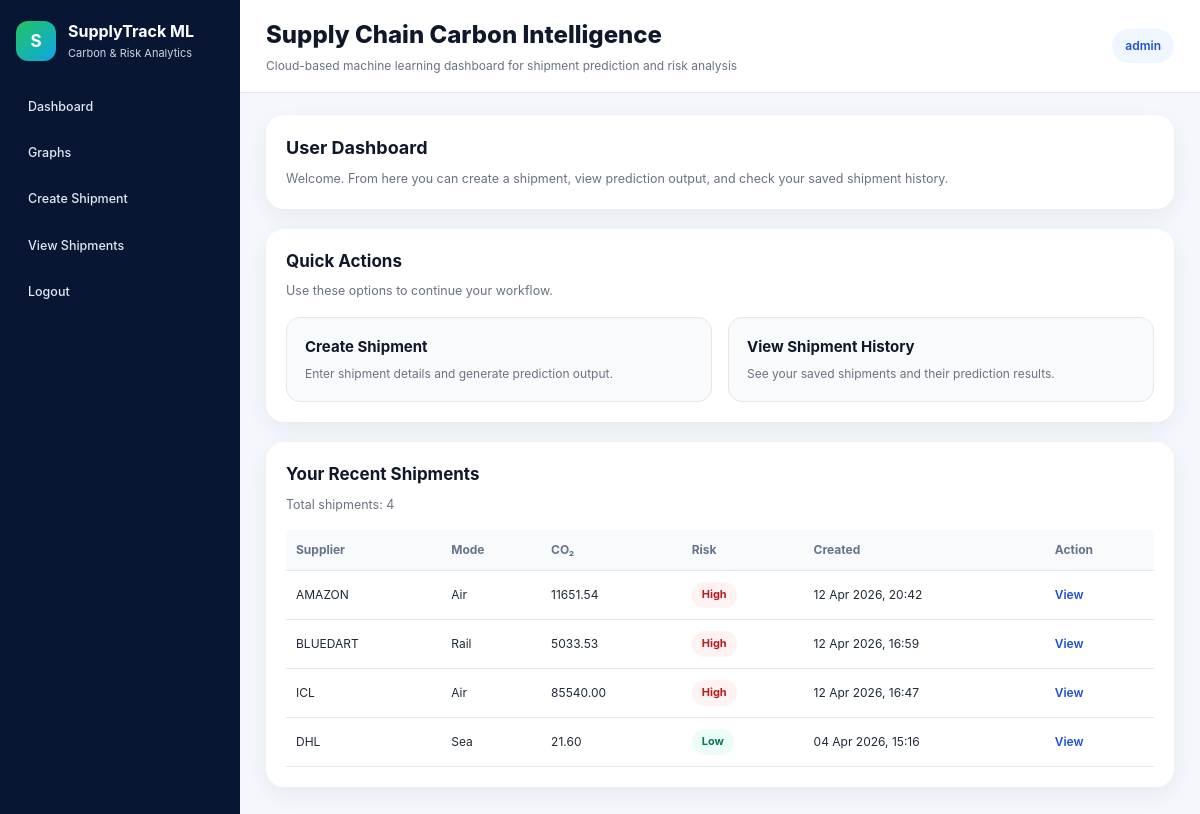
/dashboard/user/ (signed in), run on the app's committed database.
### shipments/models.py (models this page shows, shortened)
class Shipment(models.Model):
    TRANSPORT_MODE_CHOICES = [
        ("road", "Road"),
        ("sea", "Sea"),
        ("rail", "Rail"),
        ("air", "Air"),
    ]
    RISK_LEVEL_CHOICES = [
        ("Low", "Low"),
        ("Medium", "Medium"),
        ("High", "High"),
    ]
    supplier_name = models.CharField(max_length=150)
    transport_mode = models.CharField(max_length=20, choices=TRANSPORT_MODE_CHOICES)
    weight_tons = models.DecimalField(max_digits=10, decimal_places=2)
    distance_km = models.DecimalField(max_digits=10, decimal_places=2)
    shipment_value = models.DecimalField(max_digits=12, decimal_places=2, default=10000.00)
    origin_region = models.CharField(max_length=100)
    destination_region = models.CharField(max_length=100)
    product_category = models.CharField(max_length=100, blank=True)
    is_temp_controlled = models.BooleanField(default=False)
    is_export = models.BooleanField(default=False)
    is_hazmat = models.BooleanField(default=False)
    predicted_co2 = models.DecimalField(max_digits=12, decimal_places=2, null=True, blank=True)
    risk_level = models.CharField(max_length=20, choices=RISK_LEVEL_CHOICES, blank=True)
    created_by = models.ForeignKey(
        settings.AUTH_USER_MODEL,
        on_delete=models.CASCADE,
        related_name="shipments",
    )
    created_at = models.DateTimeField(auto_now_add=True)
    class Meta:
        ordering = ["-created_at"]

### dashboard/views.py (the view)
# urls.py: path("user/", user_dashboard, name="user_dashboard"),
@login_required
def user_dashboard(request):
    shipments = Shipment.objects.filter(created_by=request.user).order_by("-created_at")
    context = {
        "total_shipments": shipments.count(),
        "recent_shipments": shipments[:5],
    }
    return render(request, "dashboard/user_home.html", context)

### templates/dashboard/user_home.html (shortened to what this page needs)
{% extends "base.html" %}
{% block content %}
<section class="hero-card compact-hero">
    <div>
        <h2>User Dashboard</h2>
        <p>Welcome. From here you can create a shipment, view prediction output, and check your saved shipment history.</p>
    </div>
</section>
<section class="content-card compact-card">
    <div class="section-header compact-header">
        <h2>Quick Actions</h2>
        <p>Use these options to continue your workflow.</p>
    </div>
    <div class="action-grid">
        <a href="{% url 'create_shipment' %}" class="action-card">
            <h3>Create Shipment</h3>
            <p>Enter shipment details and generate prediction output.</p>
        </a>
        <a href="{% url 'shipment_list' %}" class="action-card">
            <h3>View Shipment History</h3>
            <p>See your saved shipments and their prediction results.</p>
        </a>
    </div>
</section>
<section class="content-card compact-card">
    <div class="section-header compact-header">
        <h2>Your Recent Shipments</h2>
        <p>Total shipments: {{ total_shipments }}</p>
    </div>
    <div class="table-wrap">
        <table class="data-table compact-table">
            <thead>
                <tr>
                    <th>Supplier</th>
                    <th>Mode</th>
                    <th>CO₂</th>
                    <th>Risk</th>
                    <th>Created</th>
                    <th>Action</th>
                </tr>
            </thead>
            <tbody>
                {% for shipment in recent_shipments %}
                <tr>
                    <td>{{ shipment.supplier_name }}</td>
                    <td>{{ shipment.get_transport_mode_display }}</td>
                    <td>{{ shipment.predicted_co2 }}</td>
                    <td>
                        <span class="status-pill
                            {% if shipment.risk_level == 'High' %}status-high
                            {% elif shipment.risk_level == 'Medium' %}status-medium
                            {% else %}status-low{% endif %}">
                            {{ shipment.risk_level }}
                        </span>
                    </td>
                    <td>{{ shipment.created_at|date:"d M Y, H:i" }}</td>
                    <td>
                        <a href="{% url 'prediction_result' shipment.id %}" class="table-link">View</a>
                    </td>
                </tr>
                {% empty %}
                <tr>
                    <td colspan="6" class="empty-row">No shipments created yet.</td>
                </tr>
                {% endfor %}
            </tbody>
        </table>
    </div>
</section>
{% endblock %}

### templates/base.html (shortened to what this page needs)
{% load static %}
<!DOCTYPE html>
<html lang="en">
<head>
    <link rel="stylesheet" href="{% static 'css/style.css' %}">
</head>
<body>
    <div class="app-shell">
        {% if user.is_authenticated %}
        <aside class="sidebar">
            <div class="sidebar-brand">
                <div class="brand-icon">S</div>
                <div>
                    <h2>SupplyTrack ML</h2>
                    <p>Carbon & Risk Analytics</p>
                </div>
            </div>
            <nav class="sidebar-nav">
                <a href="{% url 'dashboard_home' %}" class="nav-link">Dashboard</a>
                {% if user.is_staff %}
                <a href="{% url 'dashboard_graphs' %}" class="nav-link">Graphs</a>
                {% endif %}
                <a href="{% url 'create_shipment' %}" class="nav-link">Create Shipment</a>
                <a href="{% url 'shipment_list' %}" class="nav-link">View Shipments</a>
                <a href="{% url 'logout' %}" class="nav-link">Logout</a>
            </nav>
        </aside>
        {% endif %}
        <div class="main-panel">
            <header class="topbar">
                <div>
                    <h1 class="topbar-title">Supply Chain Carbon Intelligence</h1>
                    <p class="topbar-subtitle">Cloud-based machine learning dashboard for shipment prediction and risk analysis</p>
                </div>
                {% if user.is_authenticated %}
                <div class="topbar-user">
                    <span>{{ user.username }}</span>
                </div>
                {% else %}
                <div class="topbar-user">
                    <a href="{% url 'login' %}" class="table-link" style="margin-right: 10px;">Login</a>
                    <a href="{% url 'register' %}" class="table-link">Register</a>
                </div>
                {% endif %}
            </header>
            <main class="page-content">
                {% block content %}{% endblock %}
            </main>
        </div>
    </div>
</body>
</html>

### static/css/style.css (style rules this page uses)
* { box-sizing: border-box; }
body { margin: 0; font-family: Inter, Arial, sans-serif; background: #f4f7fb; color: #1f2937; font-size: 13px; line-height: 1.45; }
a { text-decoration: none; }
.app-shell { display: flex; min-height: 100vh; }
.sidebar { width: 240px; background: #081633; color: white; padding: 20px 16px; display: flex; flex-direction: column; }
.sidebar-brand { display: flex; align-items: center; gap: 12px; margin-bottom: 26px; }
.brand-icon { width: 40px; height: 40px; border-radius: 12px; background: linear-gradient(135deg, #22c55e, #0ea5e9); color: white; display: flex; align-items: center; justify-content: center; font-weight: 700; font-size: 17px; }
.sidebar-brand h2 { margin: 0; font-size: 16px; font-weight: 700; }
.sidebar-brand p { margin: 3px 0 0; font-size: 11px; color: #cbd5e1; }
.sidebar-nav { display: flex; flex-direction: column; gap: 8px; }
.nav-link { display: block; padding: 10px 12px; border-radius: 10px; color: #e2e8f0; font-size: 12.5px; font-weight: 500; transition: 0.2s ease; }
.main-panel { flex: 1; display: flex; flex-direction: column; }
.topbar { background: white; border-bottom: 1px solid #e5e7eb; padding: 18px 26px; display: flex; justify-content: space-between; align-items: center; }
.topbar-title { margin: 0; font-size: 24px; font-weight: 800; color: #0f172a; }
.topbar-subtitle { margin: 4px 0 0; color: #6b7280; font-size: 12px; }
.topbar-user { background: #eff6ff; color: #1d4ed8; border-radius: 999px; padding: 8px 13px; font-weight: 600; font-size: 12px; }
.page-content { padding: 22px 26px; }
.hero-card, .content-card, .card { background: white; border-radius: 18px; padding: 22px; box-shadow: 0 8px 24px rgba(15, 23, 42, 0.06); margin-bottom: 20px; }
.compact-hero, .compact-card { padding: 20px; }
.hero-card h2, .content-card h2, .card h2 { margin: 0 0 8px; font-size: 18px; color: #0f172a; }
.hero-card p, .content-card p, .card p { margin: 0; color: #6b7280; font-size: 12.5px; line-height: 1.55; }
.section-header { margin-bottom: 16px; }
.compact-header h2 { font-size: 17px; }
.kpi-grid, .metrics-grid, .action-grid, .grid { display: grid; gap: 16px; }
.action-grid { grid-template-columns: repeat(2, minmax(0, 1fr)); }
.kpi-card, .metric-card, .action-card, .kpi { background: #f8fafc; border: 1px solid #e5e7eb; border-radius: 14px; padding: 18px; transition: 0.2s ease; }
.action-card h3 { margin: 0 0 8px; font-size: 15px; color: #0f172a; }
.action-card p { margin: 0; color: #6b7280; font-size: 12px; line-height: 1.5; }
.table-wrap { overflow-x: auto; }
.data-table, table { width: 100%; border-collapse: collapse; background: white; }
th, td { padding: 12px 10px; border-bottom: 1px solid #e5e7eb; text-align: left; vertical-align: middle; font-size: 12px; }
th { color: #64748b; font-weight: 700; background: #f8fafc; }
td { color: #1f2937; }
.compact-table th, .compact-table td { padding: 11px 10px; }
.table-link { color: #1d4ed8; font-weight: 600; font-size: 12px; }
.status-pill { display: inline-flex; align-items: center; padding: 5px 10px; border-radius: 999px; font-size: 11px; font-weight: 700; }
.status-low { background: #ecfdf5; color: #047857; }
.status-high { background: #fef2f2; color: #b91c1c; }

### data on the page
Shipment: supplier_name "AMAZON", transport_mode "Air", predicted_co2 "11651.54", risk_level "High", created_at "12 Apr 2026, 20:42"
Shipment: supplier_name "BLUEDART", transport_mode "Rail", predicted_co2 "5033.53", risk_level "High", created_at "12 Apr 2026, 16:59"
Shipment: supplier_name "ICL", transport_mode "Air", predicted_co2 "85540.00", risk_level "High", created_at "12 Apr 2026, 16:47"
Shipment: supplier_name "DHL", transport_mode "Sea", predicted_co2 "21.60", risk_level "Low", created_at "04 Apr 2026, 15:16"

### other printed values
{{ user.username }} "admin"
{{ total_shipments }} "4"
